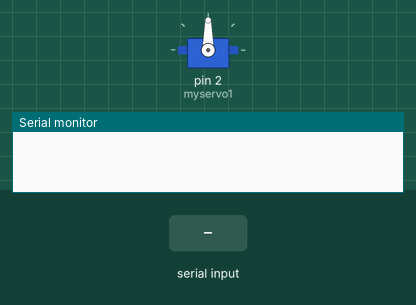
This sketch was run on a simulated Arduino Uno, built with avr-gcc and run on an emulated ATmega328P. Shown: servo, the last lines printed to the serial monitor. The inputs (shaded band) are chosen by the test bench.

Above: at 1.2 s.
1.3 s: "6" received over Serial
At 1.8 s:
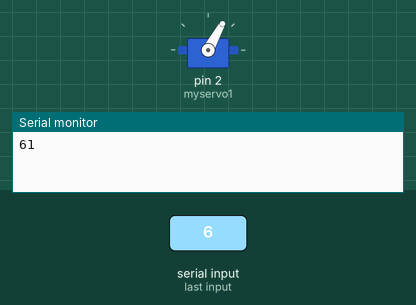
2.8 s: "4" received over Serial
At 4.0 s:
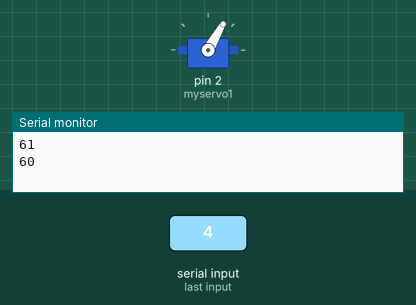
4.3 s: "4" received over Serial
At 5.2 s:
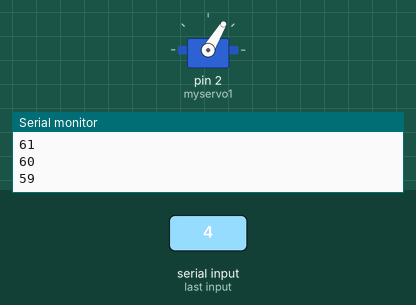
Timing chart, 0 to 7.3 s (numbered marks = the images above; inputs shaded):
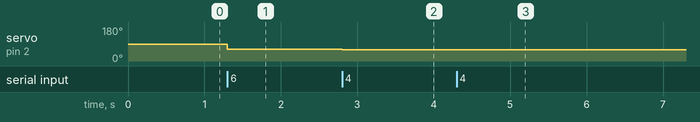

Measured:
- after the input at 1.3 s, servo on pin 2 (myservo1): 90° → 61° at once
- after the input at 2.8 s, servo on pin 2 (myservo1): 61° → 60° at once
- after the input at 4.3 s, servo on pin 2 (myservo1): 60° → 59° at once

The sketch:

servo_ip.ino
```cpp
#include <Servo.h>

Servo myservo1;
// create servo object to control a servo
// twelve servo objects can be created on most boards

int pos1;    // variable to store the servo position

char data;
void setup() {
  Serial.begin(9600);
  myservo1.attach(2);
  pos1 = 60;
}

void loop() {

  if(Serial.available()==0){}
  data = Serial.read(); // reading the data received from the bluetooth module
  switch (data) {
    case '6':
    if (pos1<=180){
      pos1 = pos1 + 1;
      Serial.println(pos1);
      myservo1.write(pos1);
      }
    break;
    case '4':
    if (pos1>=60){
      pos1 = pos1 - 1;
      Serial.println(pos1);
      myservo1.write(pos1);
      }
    break;
    default: break;
    }
  }
```
